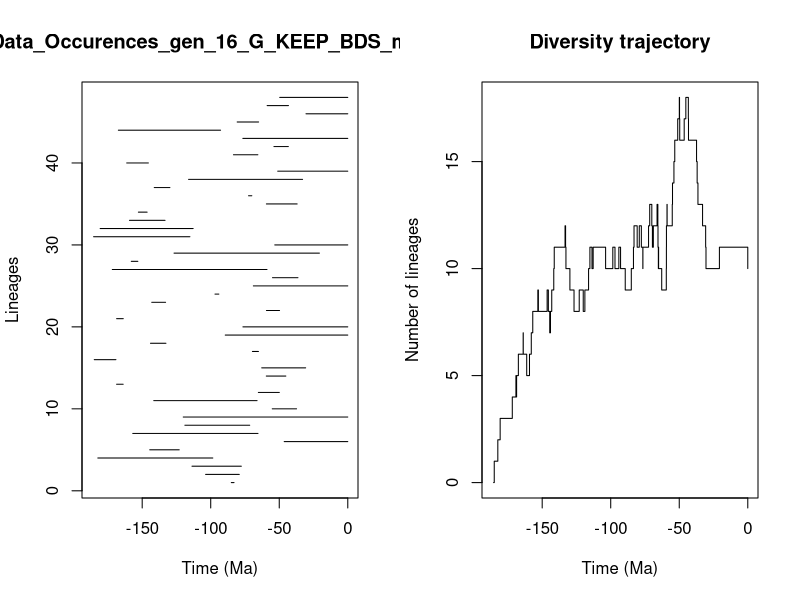

The R script that drew this image:


pdf(file='../Genus/pyrate_mcmc_logs/Data_Occurences_gen_16_G_KEEP_BDS_mcmc_LTT.pdf',width=0.6*20, height=0.6*10)
title = "Data_Occurences_gen_16_G_KEEP_BDS_mcmc"
ts=c(84.98693646856752, 103.7333504988462,113.66914462399573,182.37627724589072,144.49619026455687,46.39073693050246,156.88352873036885,118.85779030601516,120.05197426044707,55.10420822959076,141.55806973258098,65.25163991534832,168.67712068011505,59.45198236090875,62.7953448030946,184.98178005656325,69.58626787005028,143.9496571168184,89.40801369743184,76.51136651305428,168.6617024404877,59.343690911184936,143.03317986662384,96.88733829781424,68.90099988428477,54.92274024624011,171.81734497025278,157.96043036072575,126.77094168332097,53.27468000366017,185.45920318388085,180.67276227037948,159.26897191263836,152.77992989864248,59.378238133491415,72.40132238053685,141.2066206901966,116.16541443814222,51.11705711555183,161.30111646274665,83.4112764702416,53.88121420322046,76.57329949940993,167.39032181960775,80.70155951206893,30.488471002695096,58.843422274628246,49.651914909299364)
te=c(82.9952567855143, 79.15845243979958,77.65275325885125,98.4797869234,122.9784701469249,0.0,65.51008303839701,71.55118041316587,0.0,37.375811647392425,66.18778762528764,49.95362857796648,163.887907159689,45.19812397513712,30.736846322437145,169.17010754134145,65.1651033998613,132.6709540115646,0.0,0.0,163.8071808661781,49.794237618985946,132.92859965608918,94.07592782585284,0.0,36.35916348502886,58.947097019772286,153.17896839587198,20.701839090097145,0.0,115.18851728669159,112.80579373526501,133.325596780559,146.4009549320629,36.93967054373516,70.02167734016585,129.786931039765,32.99072565592247,0.0,145.50163779352602,65.61270553771723,43.36806509168718,0.0,92.81834305845788,65.06014129362484,0.0,43.25516035404929,0.0)
div_traj=c(0, 1,2,3,4,5,4,5,6,7,6,5,6,7,8,9,8,9,8,7,8,9,10,11,12,11,10,9,8,9,8,9,10,11,10,11,10,11,10,11,10,9,10,11,12,11,12,11,10,11,12,13,12,11,12,13,12,11,10,11,10,9,10,11,12,13,12,13,14,15,16,17,18,17,16,17,18,17,16,15,14,13,12,11,10,11,10)
time_events=c(185.45920318388085, 184.98178005656325,182.37627724589072,180.67276227037948,171.81734497025278,169.17010754134145,168.67712068011505,168.6617024404877,167.39032181960775,163.887907159689,163.8071808661781,161.30111646274665,159.26897191263836,157.96043036072575,156.88352873036885,153.17896839587198,152.77992989864248,146.4009549320629,145.50163779352602,144.49619026455687,143.9496571168184,143.03317986662384,141.55806973258098,141.2066206901966,133.325596780559,132.92859965608918,132.6709540115646,129.786931039765,126.77094168332097,122.9784701469249,120.05197426044707,118.85779030601516,116.16541443814222,115.18851728669159,113.66914462399573,112.80579373526501,103.7333504988462,98.4797869234,96.88733829781424,94.07592782585284,92.81834305845788,89.40801369743184,84.98693646856752,83.4112764702416,82.9952567855143,80.70155951206893,79.15845243979958,77.65275325885125,76.57329949940993,76.51136651305428,72.40132238053685,71.55118041316587,70.02167734016585,69.58626787005028,68.90099988428477,66.18778762528764,65.61270553771723,65.51008303839701,65.25163991534832,65.1651033998613,65.06014129362484,62.7953448030946,59.45198236090875,59.378238133491415,59.343690911184936,58.947097019772286,58.843422274628246,55.10420822959076,54.92274024624011,53.88121420322046,53.27468000366017,51.11705711555183,49.95362857796648,49.794237618985946,49.651914909299364,46.39073693050246,45.19812397513712,43.36806509168718,43.25516035404929,37.375811647392425,36.93967054373516,36.35916348502886,32.99072565592247,30.736846322437145,30.488471002695096,20.701839090097145,0.0)
                par(mfrow=c(1,2))
                L = length(ts)
                plot(ts, 1:L , xlim=c(-max(ts)-1,0), pch=20, type="n", main=title,xlab="Time (Ma)",ylab="Lineages")
                for (i in 1:L){segments(x0=-te[i],y0=i,x1=-ts[i],y1=i)}    
                t = -time_events
                plot(div_traj ~ t,type="s", main = "Diversity trajectory",xlab="Time (Ma)",ylab="Number of lineages",xlim=c(-max(ts)-1,0))
                abline(v=c(65,200,251,367,445),lty=2,col="gray")
                
